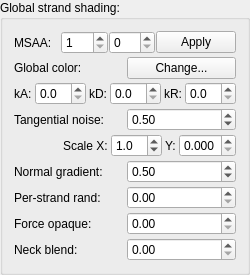
         <widget class="QGroupBox" name="groupBox_11">
          <property name="title">
           <string>Global strand shading:</string>
          </property>
          <layout class="QVBoxLayout" name="verticalLayout_14">
           <property name="spacing">
            <number>3</number>
           </property>
           <item>
            <layout class="QHBoxLayout" name="horizontalLayout_24">
             <property name="spacing">
              <number>1</number>
             </property>
             <item>
              <widget class="QLabel" name="label_31">
               <property name="text">
                <string>MSAA:</string>
               </property>
              </widget>
             </item>
             <item>
              <widget class="QSpinBox" name="spinBoxMsaaSamples">
               <property name="minimum">
                <number>1</number>
               </property>
               <property name="maximum">
                <number>8</number>
               </property>
              </widget>
             </item>
             <item>
              <widget class="QSpinBox" name="spinBoxMsaaQuality">
               <property name="maximum">
                <number>32</number>
               </property>
              </widget>
             </item>
             <item>
              <widget class="QPushButton" name="buttonMsaaApply">
               <property name="text">
                <string>Apply</string>
               </property>
              </widget>
             </item>
            </layout>
           </item>
           <item>
            <layout class="QHBoxLayout" name="horizontalLayout_23">
             <item>
              <widget class="QLabel" name="label_30">
               <property name="text">
                <string>Global color:</string>
               </property>
              </widget>
             </item>
             <item>
              <widget class="QPushButton" name="buttonHairColor">
               <property name="text">
                <string>Change...</string>
               </property>
              </widget>
             </item>
            </layout>
           </item>
           <item>
            <layout class="QHBoxLayout" name="horizontalLayout_74">
             <item>
              <widget class="QLabel" name="label_92">
               <property name="text">
                <string>kA:</string>
               </property>
              </widget>
             </item>
             <item>
              <widget class="QDoubleSpinBox" name="spinBoxKa">
               <property name="decimals">
                <number>1</number>
               </property>
               <property name="maximum">
                <double>99.000000000000000</double>
               </property>
               <property name="singleStep">
                <double>0.100000000000000</double>
               </property>
              </widget>
             </item>
             <item>
              <widget class="QLabel" name="label_93">
               <property name="text">
                <string>kD:</string>
               </property>
              </widget>
             </item>
             <item>
              <widget class="QDoubleSpinBox" name="spinBoxKd">
               <property name="decimals">
                <number>1</number>
               </property>
               <property name="maximum">
                <double>99.000000000000000</double>
               </property>
               <property name="singleStep">
                <double>0.100000000000000</double>
               </property>
              </widget>
             </item>
             <item>
              <widget class="QLabel" name="label_94">
               <property name="text">
                <string>kR:</string>
               </property>
              </widget>
             </item>
             <item>
              <widget class="QDoubleSpinBox" name="spinBoxKr">
               <property name="decimals">
                <number>1</number>
               </property>
               <property name="maximum">
                <double>99.000000000000000</double>
               </property>
               <property name="singleStep">
                <double>0.100000000000000</double>
               </property>
              </widget>
             </item>
            </layout>
           </item>
           <item>
            <layout class="QHBoxLayout" name="horizontalLayout_28">
             <item>
              <widget class="QLabel" name="label_3">
               <property name="text">
                <string>Tangential noise:</string>
               </property>
              </widget>
             </item>
             <item>
              <widget class="QDoubleSpinBox" name="spinBoxTanTexWeight">
               <property name="maximum">
                <double>2.000000000000000</double>
               </property>
               <property name="singleStep">
                <double>0.050000000000000</double>
               </property>
               <property name="value">
                <double>0.500000000000000</double>
               </property>
              </widget>
             </item>
            </layout>
           </item>
           <item>
            <layout class="QHBoxLayout" name="horizontalLayout_29">
             <item>
              <spacer name="horizontalSpacer_3">
               <property name="orientation">
                <enum>Qt::Horizontal</enum>
               </property>
               <property name="sizeHint" stdset="0">
                <size>
                 <width>40</width>
                 <height>20</height>
                </size>
               </property>
              </spacer>
             </item>
             <item>
              <widget class="QLabel" name="label_34">
               <property name="text">
                <string>Scale X:</string>
               </property>
              </widget>
             </item>
             <item>
              <widget class="QDoubleSpinBox" name="spinBoxTanTexScaleX">
               <property name="decimals">
                <number>1</number>
               </property>
               <property name="maximum">
                <double>32.000000000000000</double>
               </property>
               <property name="singleStep">
                <double>0.100000000000000</double>
               </property>
               <property name="value">
                <double>1.000000000000000</double>
               </property>
              </widget>
             </item>
             <item>
              <widget class="QLabel" name="label_11">
               <property name="text">
                <string>Y:</string>
               </property>
              </widget>
             </item>
             <item>
              <widget class="QDoubleSpinBox" name="spinBoxTanTexScaleY">
               <property name="decimals">
                <number>3</number>
               </property>
               <property name="maximum">
                <double>1.000000000000000</double>
               </property>
               <property name="singleStep">
                <double>0.001000000000000</double>
               </property>
              </widget>
             </item>
            </layout>
           </item>
           <item>
            <layout class="QHBoxLayout" name="horizontalLayout_46">
             <item>
              <widget class="QLabel" name="label_35">
               <property name="text">
                <string>Normal gradient:</string>
               </property>
              </widget>
             </item>
             <item>
              <widget class="QDoubleSpinBox" name="spinBoxNormalGradWeight">
               <property name="maximum">
                <double>1.000000000000000</double>
               </property>
               <property name="singleStep">
                <double>0.050000000000000</double>
               </property>
               <property name="value">
                <double>0.500000000000000</double>
               </property>
              </widget>
             </item>
            </layout>
           </item>
           <item>
            <layout class="QHBoxLayout" name="horizontalLayout_49">
             <item>
              <widget class="QLabel" name="label_32">
               <property name="text">
                <string>Per-strand rand:</string>
               </property>
              </widget>
             </item>
             <item>
              <widget class="QDoubleSpinBox" name="spinBoxStrandRandWeight">
               <property name="maximum">
                <double>1.000000000000000</double>
               </property>
               <property name="singleStep">
                <double>0.050000000000000</double>
               </property>
              </widget>
             </item>
            </layout>
           </item>
           <item>
            <layout class="QHBoxLayout" name="horizontalLayout_50">
             <item>
              <widget class="QLabel" name="label_61">
               <property name="text">
                <string>Force opaque:</string>
               </property>
              </widget>
             </item>
             <item>
              <widget class="QDoubleSpinBox" name="spinBoxForceOpaque">
               <property name="maximum">
                <double>1.000000000000000</double>
               </property>
               <property name="singleStep">
                <double>0.050000000000000</double>
               </property>
              </widget>
             </item>
            </layout>
           </item>
           <item>
            <layout class="QHBoxLayout" name="horizontalLayout_68">
             <item>
              <widget class="QLabel" name="label_86">
               <property name="text">
                <string>Neck blend:</string>
               </property>
              </widget>
             </item>
             <item>
              <widget class="QDoubleSpinBox" name="spinBoxNeckBlend">
               <property name="maximum">
                <double>1.000000000000000</double>
               </property>
               <property name="singleStep">
                <double>0.010000000000000</double>
               </property>
              </widget>
             </item>
            </layout>
           </item>
          </layout>
         </widget>
